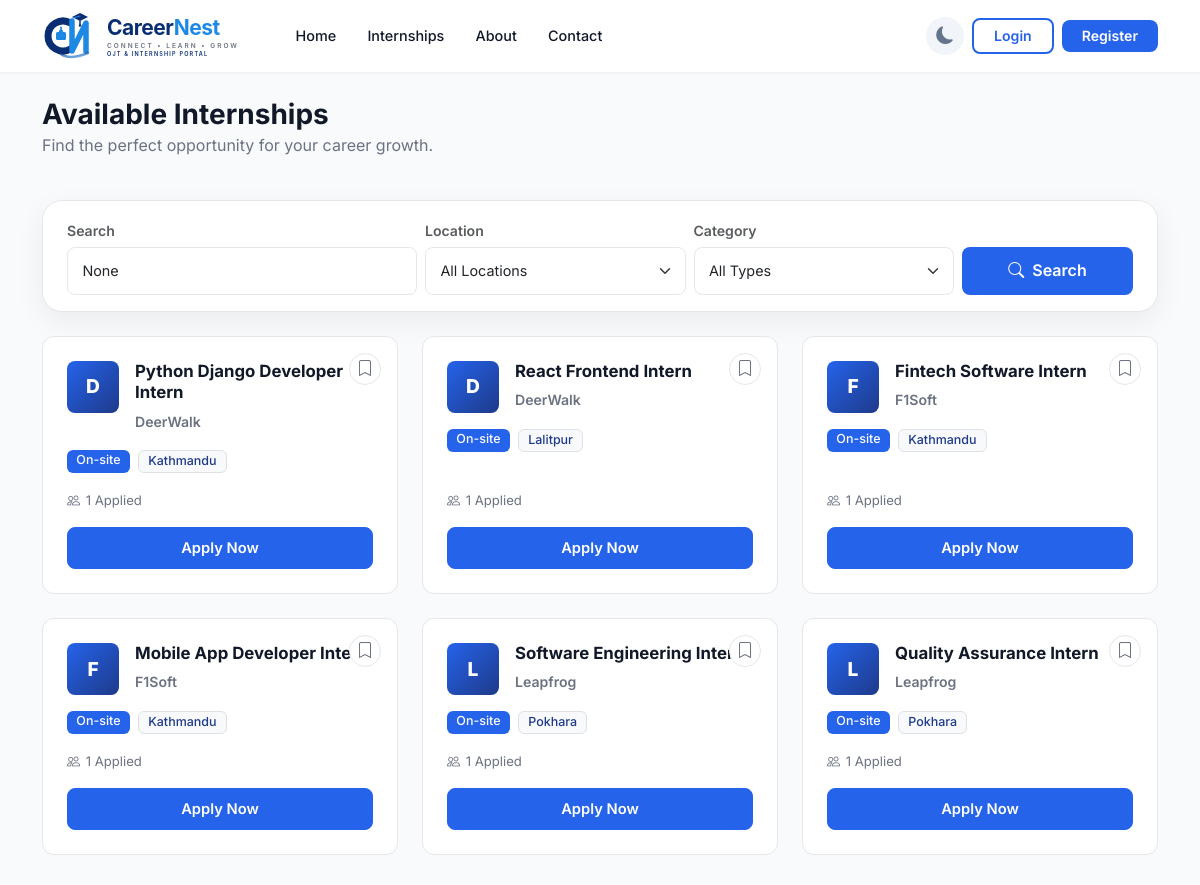
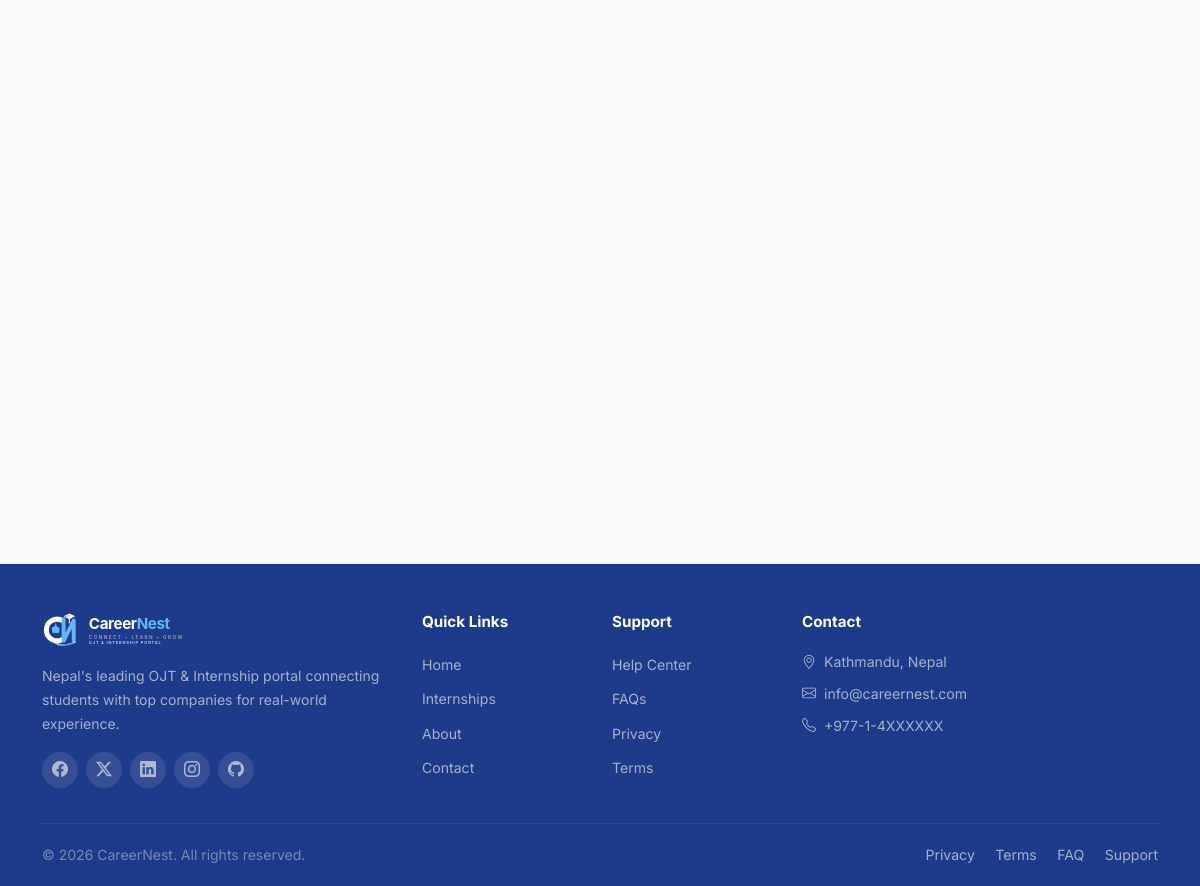
Screenshot of /internships/ with the database file from the repository (2 pictures, top to bottom).
### internships/models.py (models this page shows, shortened)
class Internship(models.Model):
    TYPE_CHOICES = [
        ('remote', 'Remote'),
        ('onsite', 'On-site'),
        ('hybrid', 'Hybrid'),
    ]
    company = models.ForeignKey(
        Company, on_delete=models.CASCADE, related_name='internships'
    )
    title = models.CharField(max_length=200)
    description = models.TextField()
    skills_required = models.CharField(max_length=500, blank=True, help_text="Comma separated skills")
    location = models.CharField(max_length=100)
    internship_type = models.CharField(max_length=20, choices=TYPE_CHOICES, default='onsite')
    duration = models.CharField(max_length=100, blank=True, help_text="e.g. 3 months")
    stipend = models.CharField(max_length=100, blank=True, help_text="e.g. Rs. 10,000/month")
    created_at = models.DateTimeField(auto_now_add=True)

### companies/models.py (models this page shows, shortened)
class Company(models.Model):
    user = models.OneToOneField(
        User,
        on_delete=models.CASCADE,
        related_name='company'
    )
    company_name = models.CharField(
        max_length=100
    )
    description = models.TextField()
    is_approved = models.BooleanField(
        default=False
    )

### internships/views.py (the view)
# urls.py: path('', views.internship_list, name='internship_list'),
def internship_list(request):
    internships = Internship.objects.all()
    query = request.GET.get('q')
    location = request.GET.get('location')
    company = request.GET.get('company')
    skills = request.GET.get('skills')
    internship_type = request.GET.get('type')
    if query:
        internships = internships.filter(
            Q(title__icontains=query) |
            Q(description__icontains=query) |
            Q(skills_required__icontains=query)
        )
    if location:
        internships = internships.filter(location__iexact=location)
    if company:
        internships = internships.filter(company__company_name__icontains=company)
    if skills:
        internships = internships.filter(skills_required__icontains=skills)
    if internship_type:
        internships = internships.filter(internship_type=internship_type)
    locations = Internship.objects.values_list('location', flat=True).distinct().order_by('location')
    companies_list = Company.objects.filter(is_approved=True).values_list('company_name', flat=True).order_by('company_name')
    return render(request, 'internships/list.html', {
        'internships': internships,
        'query': query,
        'location': location,
        'company': company,
        'skills': skills,
        'internship_type': internship_type,
        'locations': locations,
        'companies_list': companies_list,
    })

### accounts/context_processors.py (called while the page is built)
def notifications(request):
    if request.user.is_authenticated:
        return {
            'notifications': Notification.objects.filter(user=request.user)[:5],
            'unread_count': Notification.objects.filter(user=request.user, is_read=False).count(),
        }
    return {}

### templates/internships/list.html (shortened to what this page needs)
{% extends 'base.html' %}
{% block content %}
<section class="py-4">
    <div class="container">
        <div class="d-flex flex-wrap justify-content-between align-items-center mb-4">
            <div>
                <h2 class="section-title mb-0">Available Internships</h2>
                <p class="section-subtitle">Find the perfect opportunity for your career growth.</p>
            </div>
        </div>
        <form method="GET" class="search-wrapper mb-4 fade-up">
            <div class="row g-2 align-items-end">
                <div class="col-md-4">
                    <label class="form-label small fw-semibold text-muted mb-1">Search</label>
                    <input type="text" name="q" class="form-control" placeholder="Internship title, skills..." value="{{ query }}">
                </div>
                <div class="col-md-3">
                    <label class="form-label small fw-semibold text-muted mb-1">Location</label>
                    <select name="location" class="form-select">
                        <option value="">All Locations</option>
                    </select>
                </div>
                <div class="col-md-3">
                    <label class="form-label small fw-semibold text-muted mb-1">Category</label>
                    <select name="type" class="form-select">
                        <option value="">All Types</option>
                    </select>
                </div>
                <div class="col-md-2">
                    <button type="submit" class="btn-search w-100"><i class="bi bi-search me-1"></i> Search</button>
                </div>
            </div>
        </form>
        {% if internships %}
        <div class="row g-4">
            {% for internship in internships %}
            <div class="col-lg-4 col-md-6 fade-up">
                <div class="internship-card h-100 d-flex flex-column">
                    <div class="d-flex align-items-start gap-3 mb-3">
                        <div class="company-logo">{{ internship.company.company_name|first|upper }}</div>
                        <div class="flex-grow-1">
                            <h6 class="card-title">{{ internship.title }}</h6>
                            <div class="company-name">{{ internship.company.company_name }}</div>
                        </div>
                        <button class="bookmark-btn" title="Save"><i class="bi bi-bookmark"></i></button>
                    </div>
                    <div class="d-flex flex-wrap gap-2 mb-3">
                        {% if internship.internship_type == 'remote' %}
                        <span class="badge bg-success">Remote</span>
                        {% elif internship.internship_type == 'hybrid' %}
                        <span class="badge bg-warning text-dark">Hybrid</span>
                        {% else %}
                        <span class="badge bg-primary">On-site</span>
                        {% endif %}
                        <span class="badge bg-light text-dark border">{{ internship.location }}</span>
                    </div>
                    <div class="d-flex flex-wrap align-items-center gap-3 mb-3 mt-auto">
                        <span class="meta-item"><i class="bi bi-people"></i> {{ internship.applications.count }} Applied</span>
                    </div>
                    <a href="{% url 'internship_detail' internship.pk %}" class="btn btn-primary w-100">Apply Now</a>
                </div>
            </div>
            {% endfor %}
        </div>
        {% endif %}
    </div>
</section>
{% endblock %}

### templates/base.html (shortened to what this page needs)
<!DOCTYPE html>
<html lang="en">
<head>
    <link href="https://cdn.jsdelivr.net/npm/bootstrap@5.3.0/dist/css/bootstrap.min.css" rel="stylesheet">
    <link rel="stylesheet" href="https://cdn.jsdelivr.net/npm/bootstrap-icons@1.11.0/font/bootstrap-icons.css">
    {% load static %}
    <link rel="stylesheet" href="{% static 'css/style.css' %}">
</head>
<body>
    <nav class="navbar navbar-expand-lg navbar-light sticky-top">
        <div class="container">
            <a class="navbar-brand" href="/">
                <img src="{% static 'images/logo.svg' %}" alt="CareerNest" height="50">
            </a>
            <div class="collapse navbar-collapse" id="navbarNav">
                <ul class="navbar-nav me-auto">
                    <li class="nav-item"><a class="nav-link" href="/">Home</a></li>
                    <li class="nav-item"><a class="nav-link" href="{% url 'internship_list' %}">Internships</a></li>
                    <li class="nav-item"><a class="nav-link" href="{% url 'about' %}">About</a></li>
                    <li class="nav-item"><a class="nav-link" href="{% url 'contact' %}">Contact</a></li>
                </ul>
                <ul class="navbar-nav align-items-center gap-2">
                    <li class="nav-item">
                        <button class="theme-toggle" id="themeToggle" title="Toggle dark mode">
                            <i class="bi bi-moon-fill"></i>
                        </button>
                    </li>
                    {% if user.is_authenticated %}
                    <li class="nav-item dropdown">
                        <button class="notification-btn" data-bs-toggle="dropdown" aria-label="Notifications">
                            <i class="bi bi-bell"></i>
                            {% if unread_count > 0 %}
                            <span class="notification-dot">{{ unread_count }}</span>
                            {% endif %}
                        </button>
                        <ul class="dropdown-menu dropdown-menu-end shadow" style="width: 320px;">
                            <li><h6 class="dropdown-header d-flex justify-content-between">
                                Notifications
                                <a href="{% url 'mark_all_read' %}" class="small text-decoration-none">Mark all read</a>
                            </h6></li>
                            {% for n in notifications %}
                            <li>
                                <a href="{{ n.link|default:'#' }}" class="dropdown-item notify-item {% if not n.is_read %}fw-semibold bg-light{% endif %}">
                                    <small>{{ n.message }}</small>
                                    <br><small class="text-muted">{{ n.created_at|timesince }} ago</small>
                                </a>
                            </li>
                            {% empty %}
                            <li><span class="dropdown-item text-muted small">No notifications</span></li>
                            {% endfor %}
                        </ul>
                    </li>
                    <li class="nav-item dropdown">
                        <div class="avatar-circle-nav" data-bs-toggle="dropdown" role="button">{{ user.username|first|upper }}</div>
                        <ul class="dropdown-menu dropdown-menu-end shadow">
                            <li><h6 class="dropdown-header">
                                {% if user.company %}{{ user.company.company_name }}{% elif user.is_staff %}Admin{% else %}Student{% endif %}
                            </h6></li>
                            <li><a class="dropdown-item" href="{% url 'profile' %}"><i class="bi bi-person"></i> Profile</a></li>
                            <li><a class="dropdown-item" href="{% url 'edit_profile' %}"><i class="bi bi-gear"></i> Settings</a></li>
                            <li><hr class="dropdown-divider"></li>
                            <li><a class="dropdown-item text-danger" href="{% url 'logout' %}"><i class="bi bi-box-arrow-right"></i> Logout</a></li>
                        </ul>
                    </li>
                    {% else %}
                    <li class="nav-item"><a class="btn-login" href="{% url 'login' %}">Login</a></li>
                    <li class="nav-item"><a class="btn-register" href="{% url 'signup' %}">Register</a></li>
                    {% endif %}
                </ul>
            </div>
        </div>
    </nav>
    <main>
        {% block content %}{% endblock %}
    </main>
    <footer class="site-footer pt-5 pb-0 mt-5">
        <div class="container">
            <div class="row g-4">
                <div class="col-lg-4">
                    <img src="{% static 'images/logo-light.svg' %}" alt="CareerNest" height="36" class="mb-3">
                    <p class="small" style="color: rgba(255,255,255,0.6);">Nepal's leading OJT & Internship portal connecting students with top companies for real-world experience.</p>
                    <div class="d-flex gap-2 mt-3">
                        <a href="#" class="social-link"><i class="bi bi-facebook"></i></a>
                        <a href="#" class="social-link"><i class="bi bi-twitter-x"></i></a>
                        <a href="#" class="social-link"><i class="bi bi-linkedin"></i></a>
                        <a href="#" class="social-link"><i class="bi bi-instagram"></i></a>
                        <a href="#" class="social-link"><i class="bi bi-github"></i></a>
                    </div>
                </div>
                <div class="col-6 col-lg-2">
                    <h6 class="footer-title">Quick Links</h6>
                    <ul class="list-unstyled">
                        <li class="mb-1"><a href="/" class="footer-link">Home</a></li>
                        <li class="mb-1"><a href="{% url 'internship_list' %}" class="footer-link">Internships</a></li>
                        <li class="mb-1"><a href="{% url 'about' %}" class="footer-link">About</a></li>
                        <li class="mb-1"><a href="{% url 'contact' %}" class="footer-link">Contact</a></li>
                    </ul>
                </div>
                <div class="col-6 col-lg-2">
                    <h6 class="footer-title">Support</h6>
                    <ul class="list-unstyled">
                        <li class="mb-1"><a href="#" class="footer-link">Help Center</a></li>
                        <li class="mb-1"><a href="#" class="footer-link">FAQs</a></li>
                        <li class="mb-1"><a href="#" class="footer-link">Privacy</a></li>
                        <li class="mb-1"><a href="#" class="footer-link">Terms</a></li>
                    </ul>
                </div>
                <div class="col-lg-4">
                    <h6 class="footer-title">Contact</h6>
                    <ul class="list-unstyled" style="color: rgba(255,255,255,0.6); font-size: 0.88rem;">
                        <li class="mb-2"><i class="bi bi-geo-alt me-1"></i> Kathmandu, Nepal</li>
                        <li class="mb-2"><i class="bi bi-envelope me-1"></i> info@careernest.com</li>
                        <li class="mb-2"><i class="bi bi-telephone me-1"></i> +977-1-4XXXXXX</li>
                    </ul>
                </div>
            </div>
            <div class="footer-bottom py-3 mt-4">
                <div class="row align-items-center">
                    <div class="col-md-6 text-center text-md-start">
                        <p class="mb-0 small" style="color: rgba(255,255,255,0.4);">&copy; {% now "Y" %} CareerNest. All rights reserved.</p>
                    </div>
                    <div class="col-md-6 text-center text-md-end">
                        <a href="#" class="footer-link small me-3">Privacy</a>
                        <a href="#" class="footer-link small me-3">Terms</a>
                        <a href="#" class="footer-link small me-3">FAQ</a>
                        <a href="#" class="footer-link small">Support</a>
                    </div>
                </div>
            </div>
        </div>
    </footer>
</body>
</html>

### rows the page displays
Internship: company.company_name|first "D", title "Python Django Developer Intern", company.company_name "DeerWalk", internship_type "On-site", location "Kathmandu", applications.count "1"
Internship: company.company_name|first "D", title "React Frontend Intern", company.company_name "DeerWalk", internship_type "On-site", location "Lalitpur", applications.count "1"
Internship: company.company_name|first "F", title "Fintech Software Intern", company.company_name "F1Soft", internship_type "On-site", location "Kathmandu", applications.count "1"
Internship: company.company_name|first "F", title "Mobile App Developer Intern", company.company_name "F1Soft", internship_type "On-site", location "Kathmandu", applications.count "1"
Internship: company.company_name|first "L", title "Software Engineering Intern", company.company_name "Leapfrog", internship_type "On-site", location "Pokhara", applications.count "1"
Internship: company.company_name|first "L", title "Quality Assurance Intern", company.company_name "Leapfrog", internship_type "On-site", location "Pokhara", applications.count "1"
